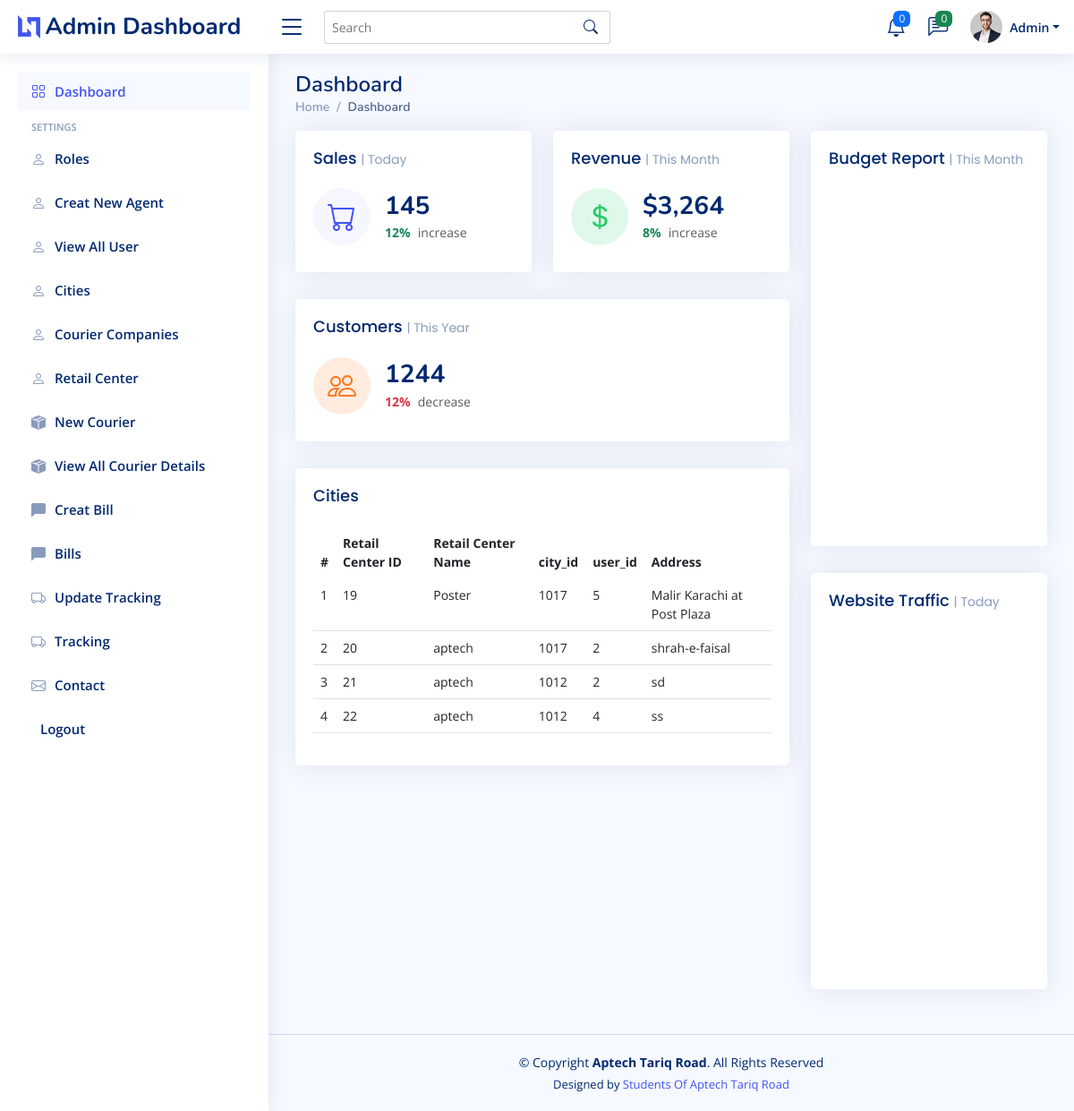
Screenshot of /Courier Managment System/admin_dashboard.php (signed in) with the database file from the repository.
### tables this page shows
CREATE TABLE `retailcenter` (
  `center_id` int(11) NOT NULL,
  `center_name` varchar(35) NOT NULL,
  `city_id` int(11) NOT NULL,
  `user_id` int(11) NOT NULL,
  `center_address` varchar(255) NOT NULL
);

### Courier Managment System/admin_dashboard.php (the view, shortened to what this page needs)
<?php  require('menu.inc.php') ?>
<main id="main" class="main">
  <div class="pagetitle">
    <h1>Dashboard</h1>
    <nav>
      <ol class="breadcrumb">
        <li class="breadcrumb-item"><a href="home.php">Home</a></li>
        <li class="breadcrumb-item active">Dashboard</li>
      </ol>
    </nav>
  </div>
  <section class="section dashboard">
    <div class="row">
      <div class="col-lg-8">
        <div class="row">
          <div class="col-xxl-4 col-md-6">
            <div class="card info-card sales-card">
              <div class="card-body">
                <h5 class="card-title">Sales <span>| Today</span></h5>
                <div class="d-flex align-items-center">
                  <div class="card-icon rounded-circle d-flex align-items-center justify-content-center">
                    <i class="bi bi-cart"></i>
                  </div>
                  <div class="ps-3">
                    <h6>145</h6>
                    <span class="text-success small pt-1 fw-bold">12%</span> <span
                      class="text-muted small pt-2 ps-1">increase</span>
                  </div>
                </div>
              </div>
            </div>
          </div>
          <div class="col-xxl-4 col-md-6">
            <div class="card info-card revenue-card">
              <div class="card-body">
                <h5 class="card-title">Revenue <span>| This Month</span></h5>
                <div class="d-flex align-items-center">
                  <div class="card-icon rounded-circle d-flex align-items-center justify-content-center">
                    <i class="bi bi-currency-dollar"></i>
                  </div>
                  <div class="ps-3">
                    <h6>$3,264</h6>
                    <span class="text-success small pt-1 fw-bold">8%</span> <span
                      class="text-muted small pt-2 ps-1">increase</span>
                  </div>
                </div>
              </div>
            </div>
          </div>
          <div class="col-xxl-4 col-xl-12">
            <div class="card info-card customers-card">
              <div class="card-body">
                <h5 class="card-title">Customers <span>| This Year</span></h5>
                <div class="d-flex align-items-center">
                  <div class="card-icon rounded-circle d-flex align-items-center justify-content-center">
                    <i class="bi bi-people"></i>
                  </div>
                  <div class="ps-3">
                    <h6>1244</h6>
                    <span class="text-danger small pt-1 fw-bold">12%</span> <span
                      class="text-muted small pt-2 ps-1">decrease</span>
                  </div>
                </div>
              </div>
            </div>
          </div>
          <?php
    $sql = "SELECT * FROM `retailcenter`";
    $res = mysqli_query($conn, $sql);
?>
          <div class="col-12">
            <div class="card recent-sales overflow-auto">
              <div class="card-body">
                <h5 class="card-title">Cities</h5>
                <table class="table datatable">
                  <thead>
                    <tr>
                      <th scope="col">#</th>
                      <th scope="col">Retail Center ID</th>
                      <th scope="col">Retail Center Name</th>
                      <th scope="col">city_id </th>
                      <th scope="col">user_id </th>
                      <th scope="col">Address</th>
                    </tr>
                  </thead>
                  <tbody>
                    <?php
                                $srno = 1;
                                while ($rows = mysqli_fetch_assoc($res)) {
                                    echo "<tr>";
                                ?>
                    <td>
                      <?php echo $srno; ?>
                    </td>
                    <td>
                      <?php echo $rows['center_id']; ?>
                    </td>
                    <td>
                      <?php echo $rows['center_name']; ?>
                    </td>
                    <td>
                      <?php echo $rows['city_id']; ?>
                    </td>
                    <td>
                      <?php echo $rows['user_id']; ?>
                    </td>
                    <td>
                      <?php echo $rows['center_address']; ?>
                    </td>
                    <?php
                                    $srno++;
                                    echo "</tr>";
                                }
                                ?>
                  </tbody>
                </table>
              </div>
            </div>
          </div>
        </div>
      </div>
      <div class="col-lg-4">
        <div class="card">
          <div class="card-body pb-0">
            <h5 class="card-title">Budget Report <span>| This Month</span></h5>
            <div id="budgetChart" style="min-height: 400px;" class="echart"></div>
          </div>
        </div>
        <div class="card">
          <div class="card-body pb-0">
            <h5 class="card-title">Website Traffic <span>| Today</span></h5>
            <div id="trafficChart" style="min-height: 400px;" class="echart"></div>
          </div>
        </div>
      </div>
    </div>
  </section>
</main>
<?php
  require('footer.inc.php');
?>

### Courier Managment System/assets/css/style.css (style rules this page uses)
:root { scroll-behavior: smooth; }
body { font-family: "Open Sans", sans-serif; background: #f6f9ff; color: #444444; }
a { color: #4154f1; text-decoration: none; }
h1, h2, h3, h4, h5, h6 { font-family: "Nunito", sans-serif; }
#main { margin-top: 60px; padding: 20px 30px; transition: all 0.3s; }
.pagetitle { margin-bottom: 10px; }
.pagetitle h1 { font-size: 24px; margin-bottom: 0; font-weight: 600; color: #012970; }
.card { margin-bottom: 30px; border: none; border-radius: 5px; box-shadow: 0px 0 30px rgba(1, 41, 112, 0.1); }
.card-title { padding: 20px 0 15px 0; font-size: 18px; font-weight: 500; color: #012970; font-family: "Poppins", sans-serif; }
.card-title span { color: #899bbd; font-size: 14px; font-weight: 400; }
.card-body { padding: 0 20px 20px 20px; }
.breadcrumb { font-size: 14px; font-family: "Nunito", sans-serif; color: #899bbd; font-weight: 600; }
.breadcrumb a { color: #899bbd; transition: 0.3s; }
.breadcrumb .breadcrumb-item::before { color: #899bbd; }
.breadcrumb .active { color: #51678f; font-weight: 600; }
@media (min-width: 1200px) { #main, #footer { margin-left: 300px; } }
.dashboard .info-card { padding-bottom: 10px; }
.dashboard .info-card h6 { font-size: 28px; color: #012970; font-weight: 700; margin: 0; padding: 0; }
.dashboard .card-icon { font-size: 32px; line-height: 0; width: 64px; height: 64px; flex-shrink: 0; flex-grow: 0; }
.dashboard .sales-card .card-icon { color: #4154f1; background: #f6f6fe; }
.dashboard .revenue-card .card-icon { color: #2eca6a; background: #e0f8e9; }
.dashboard .customers-card .card-icon { color: #ff771d; background: #ffecdf; }
.dashboard .recent-sales { font-size: 14px; }
.dashboard .recent-sales .table thead { background: #f6f6fe; }
.dashboard .recent-sales .table thead th { border: 0; }

### rows the page displays
retailcenter: center_id "19", center_name "Poster", city "1017", user "5", center_address "Malir Karachi at Post Plaza"
retailcenter: center_id "20", center_name "aptech", city "1017", user "2", center_address "shrah-e-faisal"
retailcenter: center_id "21", center_name "aptech", city "1012", user "2", center_address "sd"
retailcenter: center_id "22", center_name "aptech", city "1012", user "4", center_address "ss"
